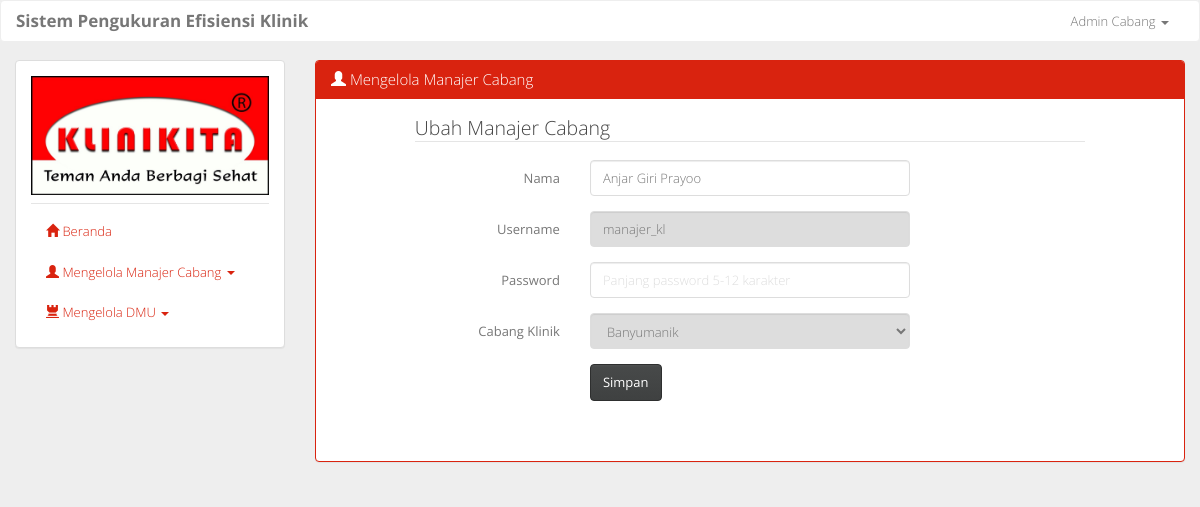
Before: /ubah_pengguna.php?type=ubah&id=21 (signed in) with the older database file.
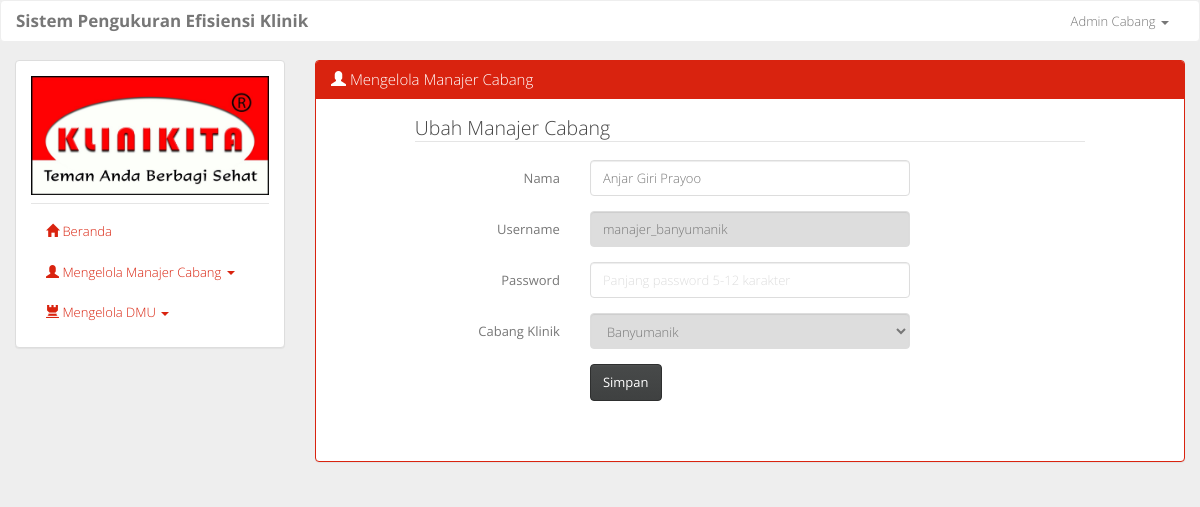
After: the same page with the newer database file.
### tables this page shows
CREATE TABLE `tb_pengguna` (
  `id_pengguna` int(11) NOT NULL,
  `nama` varchar(50) NOT NULL,
  `username` varchar(50) NOT NULL,
  `password` varchar(50) NOT NULL,
  `id_klinik` int(11) NOT NULL,
  `level` char(1) NOT NULL
);

### ubah_pengguna.php (the view, shortened to what the changed rows need)
<?php
	include 'layout.php';
	if (ISSET($_GET['id'])) {
		$id = $_GET['id'];
	}
	if (ISSET($_GET['type'])) {
	 	$type = $_GET['type'];
	}
	if (ISSET($_GET['lvl'])) {
		$lvl = $_GET['lvl'];
		if (($lvl == 'a') OR ($lvl == 'p')) {
			$query = mysqli_query($conn, 'SELECT * FROM tb_pengguna WHERE id_pengguna="'.$id.'"');
			if (mysqli_num_rows($query) > 0) {
				while ($data = mysqli_fetch_assoc($query)) {
					$nama = $data['nama'];
					$username = $data['username'];
				}
			}
		} else {
			$query = mysqli_query($conn, 'SELECT * FROM tb_pengguna AS p, tb_klinik AS k WHERE p.id_klinik = k.id_klinik AND p.id_pengguna="'.$id.'"');
			if (mysqli_num_rows($query) > 0) {
				$pengguna = mysqli_fetch_assoc($query);
				$nama = $pengguna['nama'];
				$username = $pengguna['username'];
				$id_klinik = $pengguna['id_klinik'];
				$cabang_klinik = $pengguna['cabang_klinik'];
				$lvl = $pengguna['level'];
			}
		}
	} else {
		$query = mysqli_query($conn, 'SELECT * FROM tb_pengguna AS p, tb_klinik AS k WHERE p.id_klinik = k.id_klinik AND p.id_pengguna="'.$id.'"');
		if (mysqli_num_rows($query) > 0) {
			$pengguna = mysqli_fetch_assoc($query);
			$nama = $pengguna['nama'];
			$username = $pengguna['username'];
			$lvl = $pengguna['level'];
		}
	}
?>
				<div class="col-sm-9">
					<div class="panel panel-primary">
						<div class="panel-body">
							<form class="form-horizontal" method="post" action="<?php echo "process/u_pengguna.php?type=".$type."&id=".$id."&lvl=".$lvl.""; ?>">
								<fieldset>
								    <div class="form-group">
								      	<div class="col-sm-6">
								        	<input class="form-control" name="nama_pengguna" placeholder="Panjang maksimal 50 karakter" type="text" maxlength="50" value="<?php echo $nama; ?>" required>
								      	</div>
								    </div>
								    <div class="form-group">
								      	<div class="col-sm-6">
								        	<input class="form-control" name="username" placeholder="Panjang username 5-20 karakter" type="text" minlength="5" maxlength="20" value="<?php echo $username; ?>" disabled required>
								      	</div>
								    </div>
								</fieldset>
							</form>
						</div>
					</div>
				</div>
<?php include 'layout2.php' ?>

Changed rows visible on the page:
changed tb_pengguna "Anjar Giri Prayoo": username "manajer_kl" → "manajer_banyumanik"
